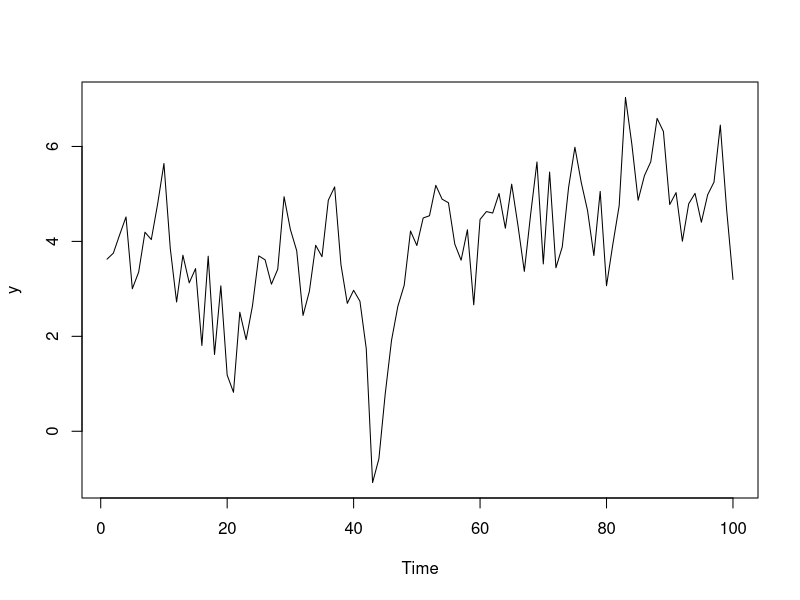
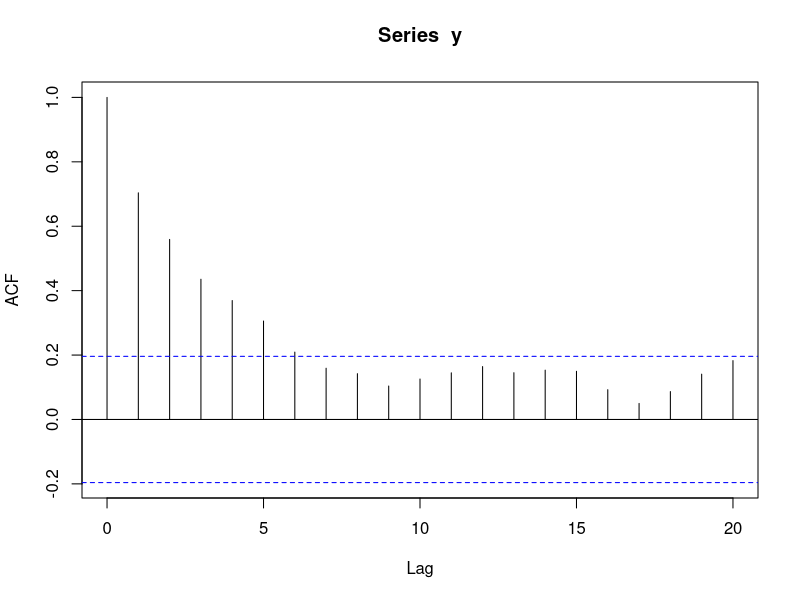
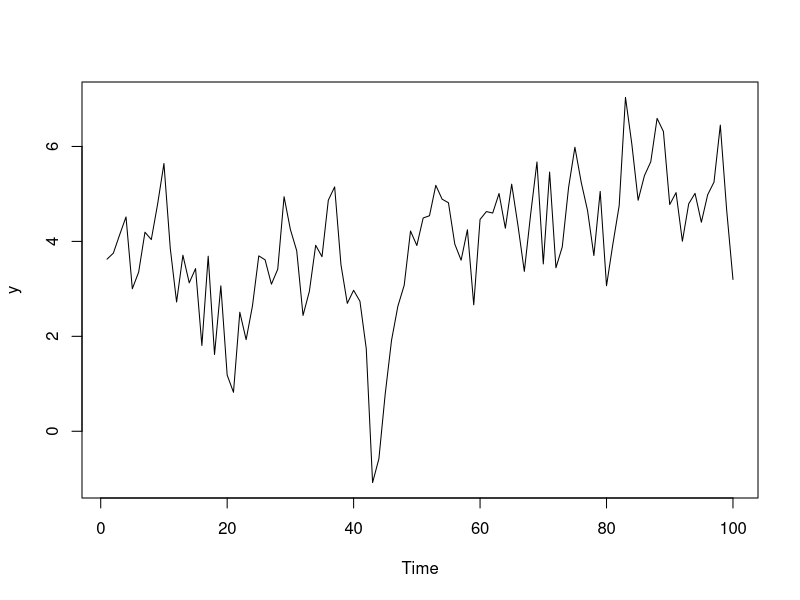
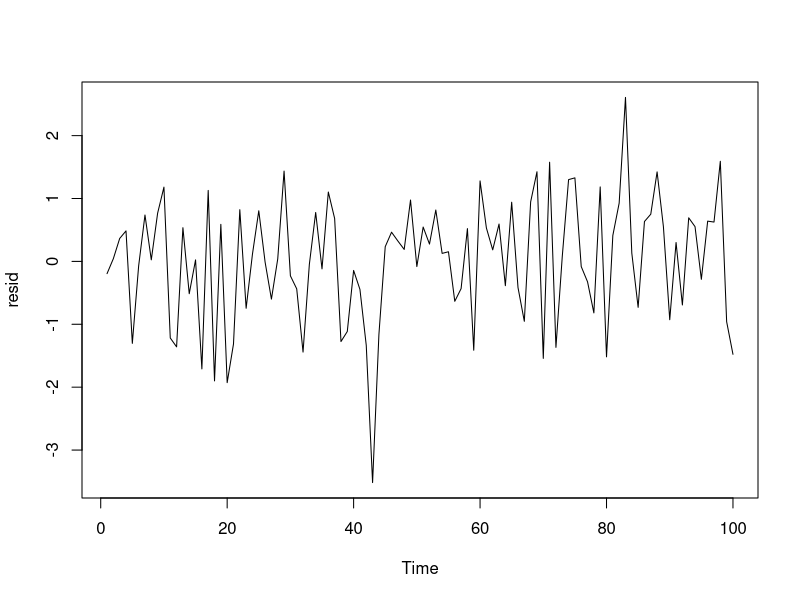
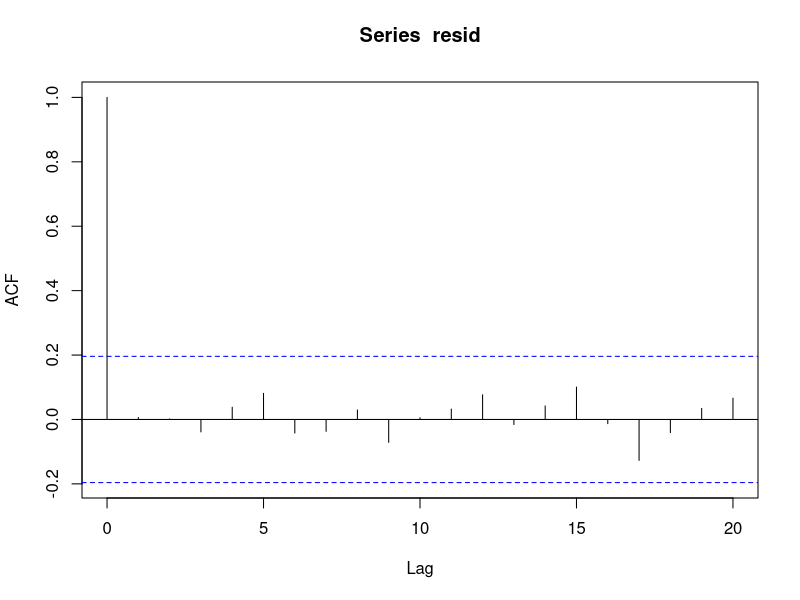
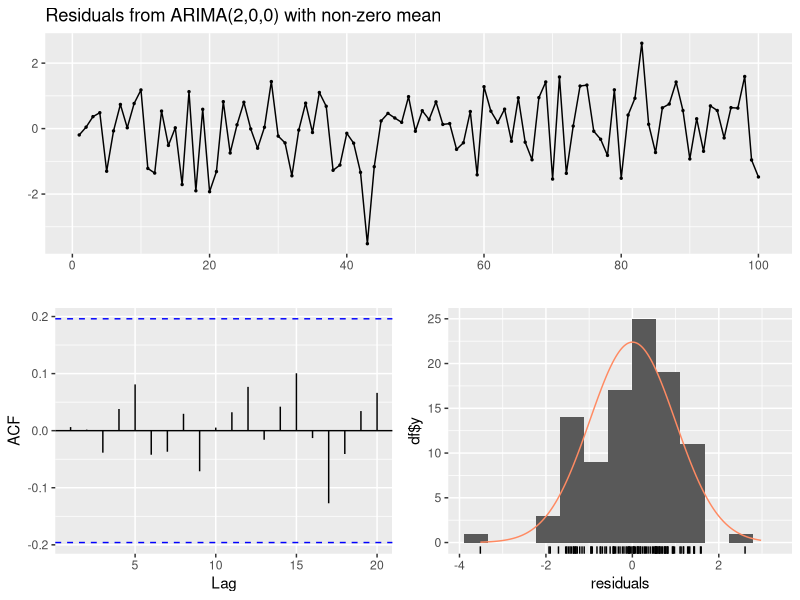
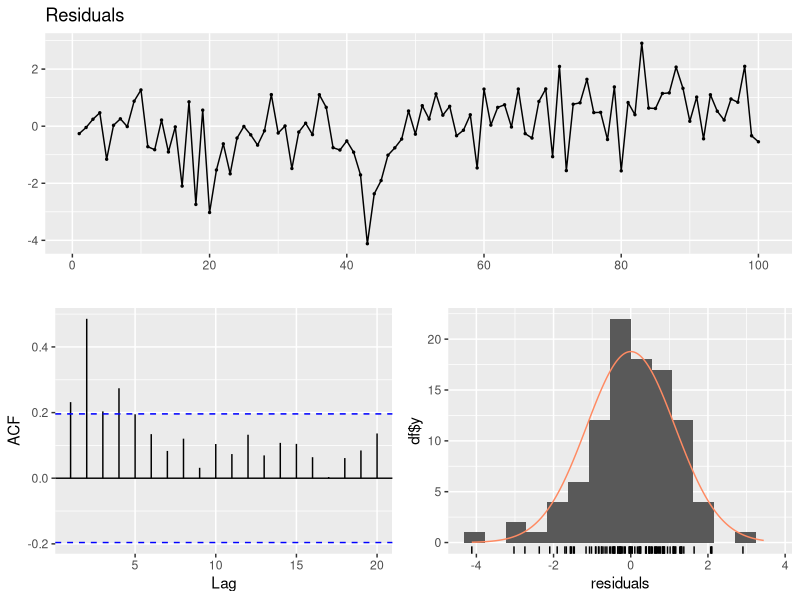
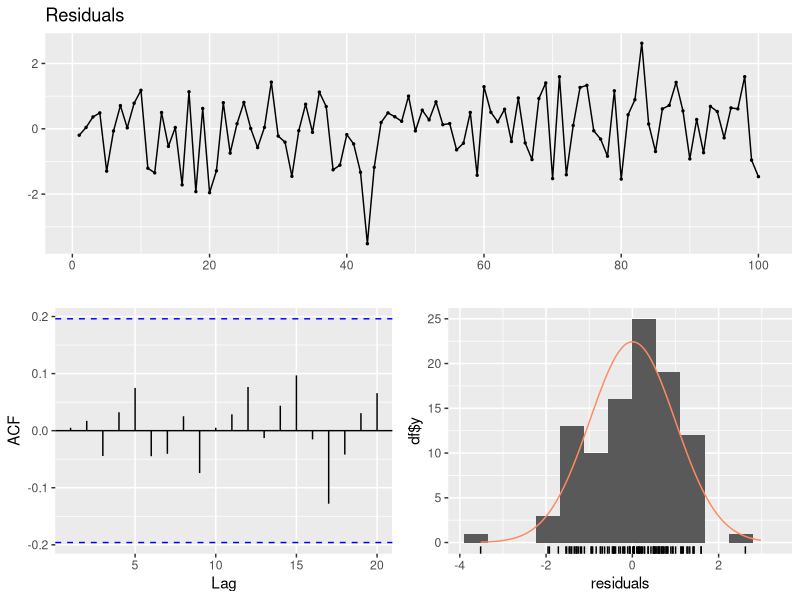

These charts were generated, in order, by the following R code:
# Estimating ARMA models
# ======================

# Simulate an AR(2) process
set.seed(450)
y <- arima.sim(n=100, list(ar=c(0.6,0.2))) + 5
plot.ts(y)
acf(y)


?arima # check out the help documentation
arima(y, order=c(2,0,0), method="ML")
arima(y, order=c(2,0,0), method="CSS")
arima(y, order=c(2,0,0), method="CSS-ML") # default, can be abbreviated
arima(y, order=c(2,0,0), include.mean = FALSE) # defaults to TRUE
# NOTE: The mean of y is called "intercept" in the arima() output!
# Recall that the intercept term in an AR(2) model relates to mu by 
# intercept = mu*(1-phi1-phi2).

# Fit an MA(1) model
fit_ma1 <- arima(y, order=c(0,0,1)) 
fit_ma1

# Fit an ARMA(1,1) model
(fit_arma11 <- arima(y, order=c(1,0,1))) 

# Fit an AR(2) model
(fit_ar2 <-arima(y, order=c(2,0,0)))

ts.plot(y, gpars = list(col = "black"))
lines(fitted(fit_ar2), col = "red", lty = 2)

# Extract results (if needed)
fit_ar2$coef
fit_ar2$sigma2
fit_ar2$var.coef


# Residual diagnostics
# ====================
resid <- fit_ar2$residuals
plot.ts(resid)
acf(resid)
Box.test(resid, type="Ljung-Box", lag=10, fitdf=2) 
# We need to correct the degrees of freedom since the test is applied to residuals.
# fitdf=p+q: number of degrees of freedom to be subtracted


#install.packages("forecast")
library(forecast)
checkresiduals(fit_ar2)
# A helpful function that produces time plot, ACF plot and histogram of the residuals 
# (overlaid with a normal distribution for comparison), and does the Ljung-Box test
# with correct degrees of freedom.

checkresiduals(fit_ma1$residuals)
checkresiduals(fit_arma11$residuals)
# It may not be able to find the appropriate degrees of freedom.


plot(fit_ar2)
autoplot(fit_ar2)
autoplot(fit_arma11)


# Try the alternative ar() function and compare different methods
# ================================================================
# ar() is a wrapper for ar.yw, ar.ols, ar.mle...
?ar
ar(y, aic=FALSE, order.max=2, method="yule-walker") # by default demean = TRUE
ar(y, aic=FALSE, order.max=2, method="ols")
ar(y, aic=FALSE, order.max=2, method="mle")
ar(y, order.max=2) # by default selects the complexity by AIC and uses "yule-walker"
# Note: The true intercept, not mean of y, is reported as "intercept" in the ar() output.
# Compare the ar(..., method="ols") method with arima(..., method="CSS")


# Also check out the Arima() function from the forecast package, 
# which is an improved wrapper for arima().
Arima(y, order=c(2,0,0))
